Frame 1 (no input): blank canvas, image omitted
Frame 60 (the mouse pressed at the canvas centre just before this capture): blank canvas, image omitted
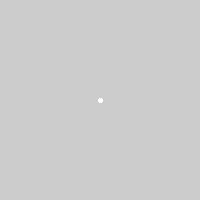
Frame 120 (the mouse held since frame 60 and released just before this capture)

The Processing sketch whose frames 1 and 60 were blank and that drew this single picture after the mouse press (run headless with seeded random() and noise(); from frame 60 on, the mouse is pressed at the canvas centre):

// Processing sketch: processing_63689
// ── processing_63689.pde

//Controls:
//Left click draws a line of color color_left
//Right click draws a line of color color_right
//Space clears the screen.

//The colors
// "final" means that this variable can't be changed
// after it is given a value
final color color_left = color(0,0,0);
final color color_right = color(255,255,255);

//Keep track of whether the line has just started.
//This is so we know when to record the first point
//of the line.
boolean lineStarted = false;
//The first point of the line
int last_x, last_y;

//Initialize the program
void setup() {
  size(200,200);
  strokeWeight(4);
  background(204);
}

void draw() {
  if(mousePressed) {
    //Select the right color
    if(mouseButton == LEFT)
      stroke(color_left);
    else
      stroke(color_right);
      
    //Draw the line
    if(lineStarted) {
      //The line has been started, so save the mouse position
      int next_x = mouseX;
      int next_y = mouseY;
      
      //Then draw the line to the mouse's position
      line(last_x,last_y, next_x,next_y);
      
      //Then start the next line from the mouse's position
      last_x = next_x;
      last_y = next_y;
    }
    else {
      //Start the next line segment from the mouse
      last_x = mouseX;
      last_y = mouseY;
      
      //Remember that the line has started
      lineStarted = true;
    }
  }
  else {
    //The mouse isn't being pressed, so the next line
    //hasn't been started.
    lineStarted = false;
  }
}

//This function's called when a key is released.
//"key" stores the value of said key.
void keyReleased() {
  if(key == ' ') {
    //If the key was space, clear the screen.
    background(204);
  }
}
